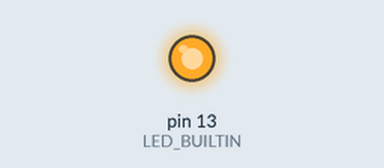
The sketch below on a simulated Arduino Uno, built with avr-gcc and run on an emulated ATmega328P. Parts: output pins drawn as LEDs (lit = HIGH).

Above: at 0.5 s.
At 40.5 s:
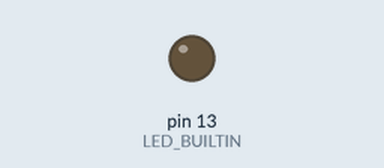
Timing chart, 0 to 44.2 s (numbered marks = the images above):
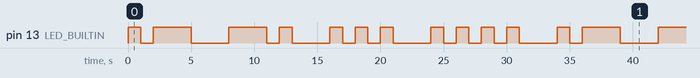

Measured:
- by itself, pin 13 (LED_BUILTIN): moves between LOW and HIGH, repeating every 34.0 s
- by itself, everything shown: repeats every 34.0 s, in 22 steps

The sketch:

Morse.ino
```cpp
void setup() {
  // put your setup code here, to run once:
pinMode(LED_BUILTIN, OUTPUT);
}

void loop() {
  // put your main code here, to run repeatedly:
  /*
  ANSH = .- -. ... ....
  . = 1 SECOND (HIGH)
  - = 3 SECONDS (HIGH)
  TIME BETWEEN DASH AND DOT = 1 SECOND (LOW)
  TIME BETWEEN LETTERS = 3 SECONDS (LOW)
  */
digitalWrite(LED_BUILTIN, HIGH);
delay(1000);
digitalWrite(LED_BUILTIN, LOW);
delay(1000);
digitalWrite(LED_BUILTIN, HIGH);
delay(3000);
digitalWrite(LED_BUILTIN, LOW);
delay(3000);
//A
digitalWrite(LED_BUILTIN, HIGH);
delay(3000);
digitalWrite(LED_BUILTIN, LOW);
delay(1000);
digitalWrite(LED_BUILTIN, HIGH);
delay(1000);
digitalWrite(LED_BUILTIN, LOW);
delay(3000);
//N
digitalWrite(LED_BUILTIN, HIGH);
delay(1000);
digitalWrite(LED_BUILTIN, LOW);
delay(1000);
digitalWrite(LED_BUILTIN, HIGH);
delay(1000);
digitalWrite(LED_BUILTIN, LOW);
delay(1000);
digitalWrite(LED_BUILTIN, HIGH);
delay(1000);
digitalWrite(LED_BUILTIN, LOW);
delay(3000);
//S
digitalWrite(LED_BUILTIN, HIGH);
delay(1000);
digitalWrite(LED_BUILTIN, LOW);
delay(1000);
digitalWrite(LED_BUILTIN, HIGH);
delay(1000);
digitalWrite(LED_BUILTIN, LOW);
delay(1000);
digitalWrite(LED_BUILTIN, HIGH);
delay(1000);
digitalWrite(LED_BUILTIN, LOW);
delay(1000);
digitalWrite(LED_BUILTIN, HIGH);
delay(1000);
digitalWrite(LED_BUILTIN, LOW);
delay(3000);
//H
}
```
